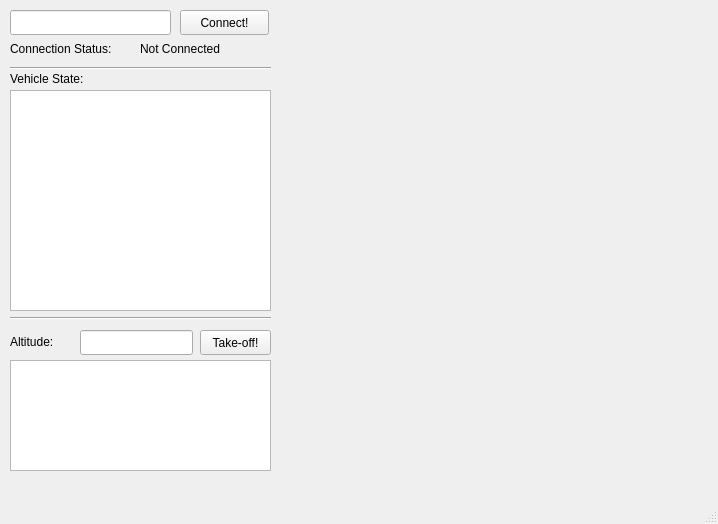
<?xml version="1.0" encoding="UTF-8"?>
<ui version="4.0">
 <class>FatqatMainWindow</class>
 <widget class="QMainWindow" name="FatqatMainWindow">
  <property name="geometry">
   <rect>
    <x>0</x>
    <y>0</y>
    <width>718</width>
    <height>524</height>
   </rect>
  </property>
  <property name="windowTitle">
   <string>Fatqat - Ground Control Station Software</string>
  </property>
  <widget class="QWidget" name="centralwidget">
   <widget class="QLineEdit" name="ConnectionString_Textbox">
    <property name="geometry">
     <rect>
      <x>10</x>
      <y>10</y>
      <width>161</width>
      <height>25</height>
     </rect>
    </property>
   </widget>
   <widget class="QPushButton" name="Btn_Connect">
    <property name="geometry">
     <rect>
      <x>180</x>
      <y>10</y>
      <width>89</width>
      <height>25</height>
     </rect>
    </property>
    <property name="text">
     <string>Connect!</string>
    </property>
   </widget>
   <widget class="QPlainTextEdit" name="VehicleStateTextbox">
    <property name="geometry">
     <rect>
      <x>10</x>
      <y>90</y>
      <width>261</width>
      <height>221</height>
     </rect>
    </property>
   </widget>
   <widget class="QLabel" name="ConnectionStatusTextLabel">
    <property name="geometry">
     <rect>
      <x>10</x>
      <y>40</y>
      <width>131</width>
      <height>17</height>
     </rect>
    </property>
    <property name="text">
     <string>Connection Status:</string>
    </property>
   </widget>
   <widget class="QLabel" name="ConnectionStatusLabel">
    <property name="geometry">
     <rect>
      <x>140</x>
      <y>40</y>
      <width>131</width>
      <height>17</height>
     </rect>
    </property>
    <property name="text">
     <string>Not Connected</string>
    </property>
   </widget>
   <widget class="QLabel" name="VehicleStateLabel">
    <property name="geometry">
     <rect>
      <x>10</x>
      <y>70</y>
      <width>101</width>
      <height>17</height>
     </rect>
    </property>
    <property name="text">
     <string>Vehicle State:</string>
    </property>
   </widget>
   <widget class="Line" name="line">
    <property name="geometry">
     <rect>
      <x>10</x>
      <y>60</y>
      <width>261</width>
      <height>16</height>
     </rect>
    </property>
    <property name="orientation">
     <enum>Qt::Horizontal</enum>
    </property>
   </widget>
   <widget class="Line" name="line_2">
    <property name="geometry">
     <rect>
      <x>10</x>
      <y>310</y>
      <width>261</width>
      <height>16</height>
     </rect>
    </property>
    <property name="orientation">
     <enum>Qt::Horizontal</enum>
    </property>
   </widget>
   <widget class="QLineEdit" name="Altitude_Textbox">
    <property name="geometry">
     <rect>
      <x>80</x>
      <y>330</y>
      <width>113</width>
      <height>25</height>
     </rect>
    </property>
   </widget>
   <widget class="QLabel" name="AltitudeLabel">
    <property name="geometry">
     <rect>
      <x>10</x>
      <y>332</y>
      <width>67</width>
      <height>20</height>
     </rect>
    </property>
    <property name="text">
     <string>Altitude:</string>
    </property>
   </widget>
   <widget class="QPushButton" name="TakeOffButton">
    <property name="geometry">
     <rect>
      <x>200</x>
      <y>330</y>
      <width>71</width>
      <height>25</height>
     </rect>
    </property>
    <property name="text">
     <string>Take-off!</string>
    </property>
   </widget>
   <widget class="QPlainTextEdit" name="ArmAndTakeoffLogsTextbox">
    <property name="geometry">
     <rect>
      <x>10</x>
      <y>360</y>
      <width>261</width>
      <height>111</height>
     </rect>
    </property>
   </widget>
  </widget>
  <widget class="QMenuBar" name="menubar">
   <property name="geometry">
    <rect>
     <x>0</x>
     <y>0</y>
     <width>718</width>
     <height>22</height>
    </rect>
   </property>
  </widget>
  <widget class="QStatusBar" name="statusbar"/>
 </widget>
 <resources/>
 <connections/>
</ui>
